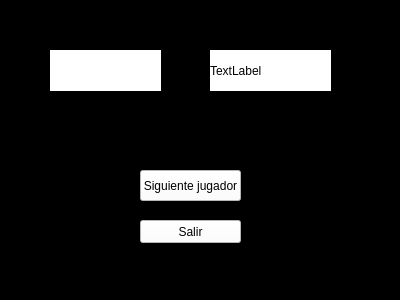
<?xml version="1.0" encoding="UTF-8"?>
<ui version="4.0">
 <class>muerte</class>
 <widget class="QWidget" name="muerte">
  <property name="geometry">
   <rect>
    <x>0</x>
    <y>0</y>
    <width>400</width>
    <height>300</height>
   </rect>
  </property>
  <property name="windowTitle">
   <string>Form</string>
  </property>
  <property name="whatsThis">
   <string>&lt;html&gt;&lt;head/&gt;&lt;body&gt;&lt;p&gt;&lt;img src=&quot;:/imagenes/multiverso.png&quot;/&gt;&lt;/p&gt;&lt;/body&gt;&lt;/html&gt;</string>
  </property>
  <property name="styleSheet">
   <string notr="true">background-color: rgb(0, 0, 0);</string>
  </property>
  <widget class="QPushButton" name="siguientejugador">
   <property name="geometry">
    <rect>
     <x>140</x>
     <y>170</y>
     <width>101</width>
     <height>31</height>
    </rect>
   </property>
   <property name="styleSheet">
    <string notr="true">background-color: rgb(255, 255, 255);</string>
   </property>
   <property name="text">
    <string>Siguiente jugador</string>
   </property>
  </widget>
  <widget class="QPushButton" name="Salir">
   <property name="geometry">
    <rect>
     <x>140</x>
     <y>220</y>
     <width>101</width>
     <height>23</height>
    </rect>
   </property>
   <property name="styleSheet">
    <string notr="true">background-color: rgb(255, 255, 255);</string>
   </property>
   <property name="text">
    <string>Salir</string>
   </property>
  </widget>
  <widget class="QLabel" name="label">
   <property name="geometry">
    <rect>
     <x>210</x>
     <y>50</y>
     <width>121</width>
     <height>41</height>
    </rect>
   </property>
   <property name="styleSheet">
    <string notr="true">background-color: rgb(255, 255, 255);</string>
   </property>
   <property name="text">
    <string>TextLabel</string>
   </property>
  </widget>
  <widget class="QLabel" name="label_muerte">
   <property name="geometry">
    <rect>
     <x>50</x>
     <y>50</y>
     <width>111</width>
     <height>41</height>
    </rect>
   </property>
   <property name="styleSheet">
    <string notr="true">background-color: rgb(255, 255, 255);</string>
   </property>
   <property name="text">
    <string/>
   </property>
  </widget>
  <zorder>label</zorder>
  <zorder>label_muerte</zorder>
  <zorder>siguientejugador</zorder>
  <zorder>Salir</zorder>
 </widget>
 <resources/>
 <connections/>
</ui>
